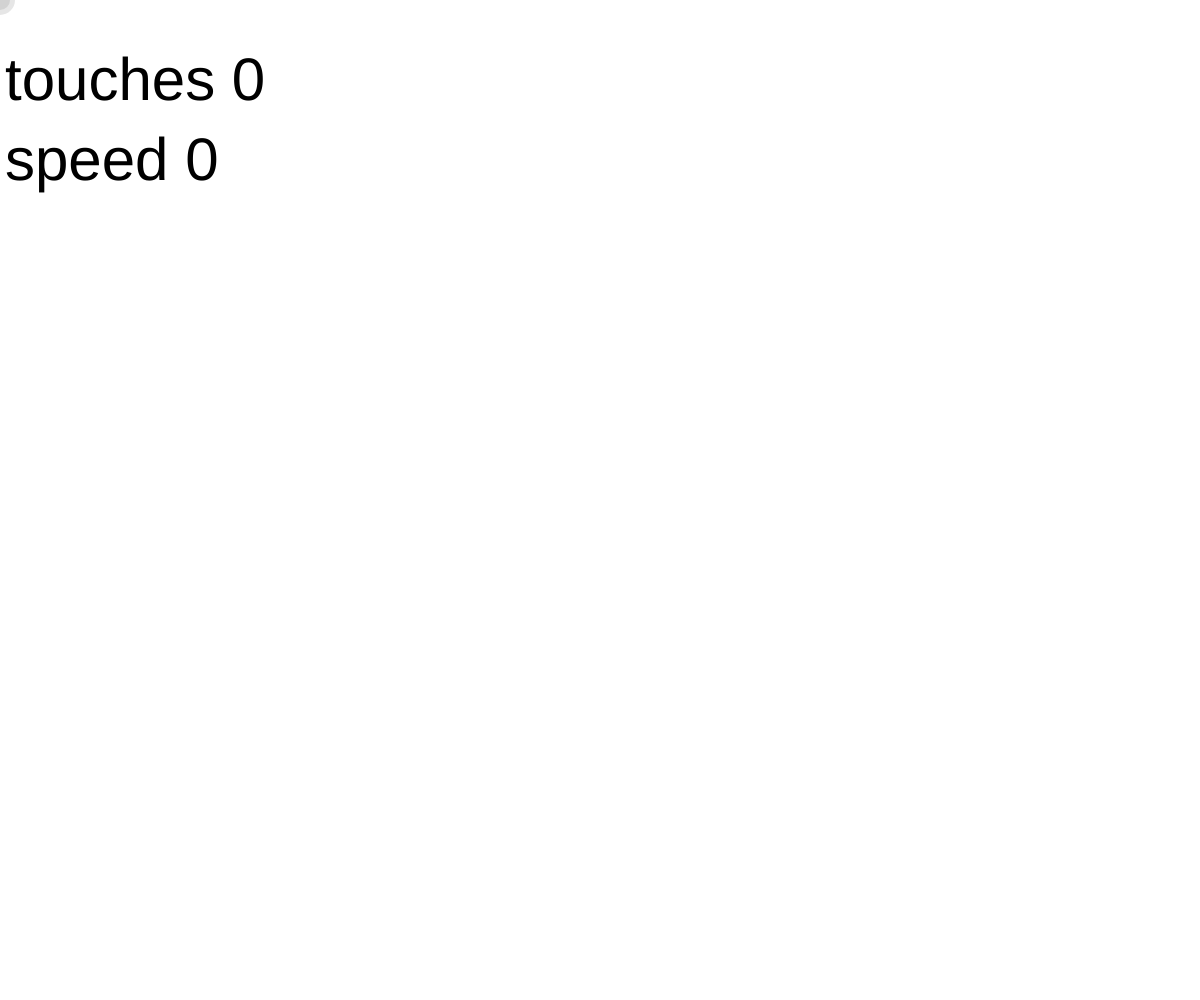
Frame 1 (no input)
Frame 60 (no input): identical to frame 1, image omitted
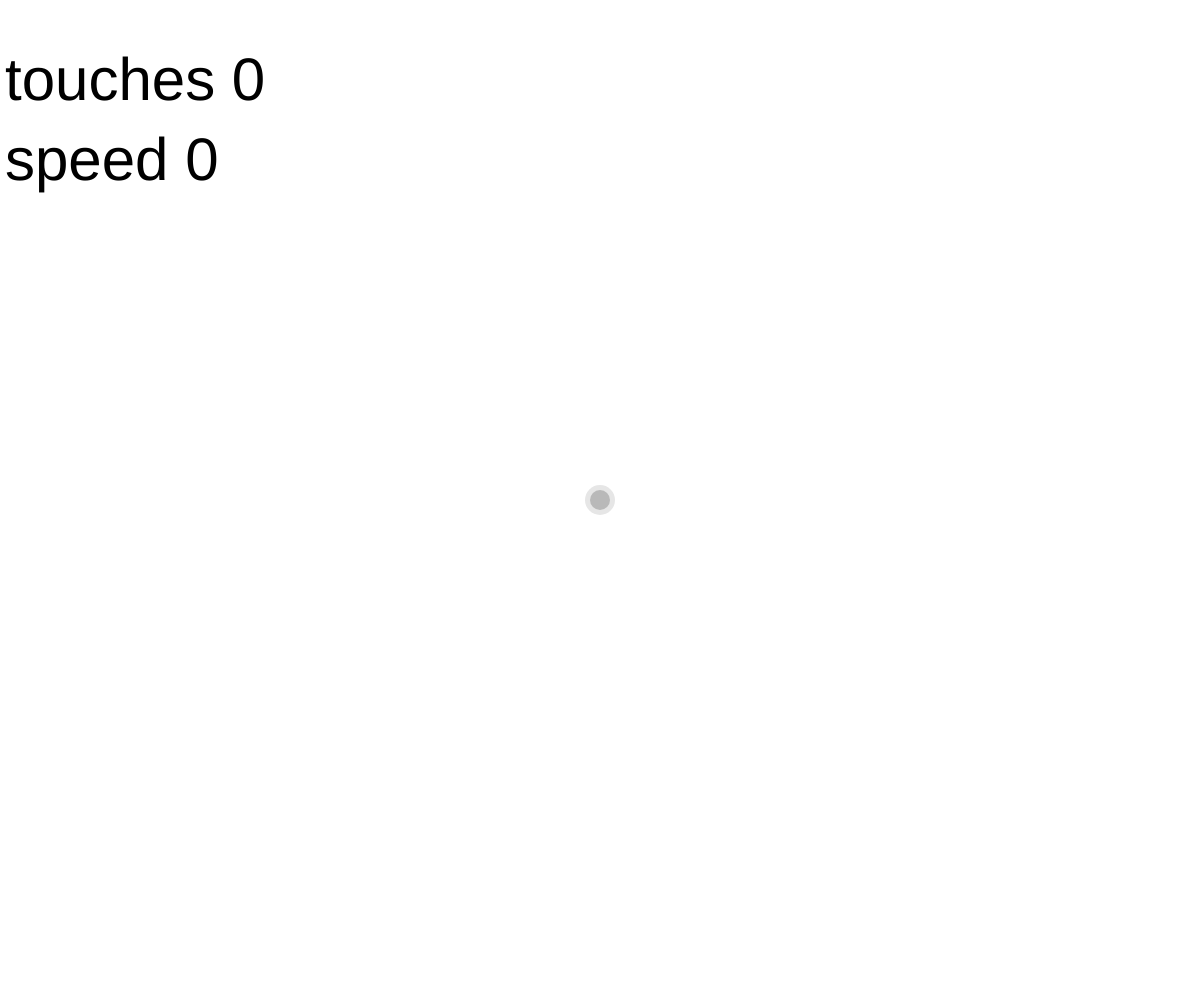
Frame 120 (the mouse pressed at the canvas centre since frame 60)

The p5.js sketch that drew these frames (run headless with seeded random() and noise() and a simulated clock; from frame 60 on, the mouse is pressed at the canvas centre):

// p5.js sketch
// ── sketch.js
a = 210;

function setup() {
  createCanvas(windowWidth, windowHeight);
  textSize(60);
}

function draw() {
  clear();
  let display = touches.length;
  let speed = dist(pmouseX, pmouseY, mouseX, mouseY);
  fill(0);
  text("touches " + display, 5, 100);
  text("speed " + speed, 5, 180);

    noStroke();
    fill(230);
    ellipse (mouseX, mouseY, 30);
    fill(a);
    ellipse (mouseX, mouseY, 20);
    
    if(mouseIsPressed) {
      a = 185;
    }else {
      a = 210;
    }

  // if (touchStarted){
  //   fill(100);
  //   ellipse (mouseX, mouseY, 25);
  //   fill(150);
  //   ellipse (mouseX, mouseY, 20);

  // }

}
// if (touchEnded) {

// }
